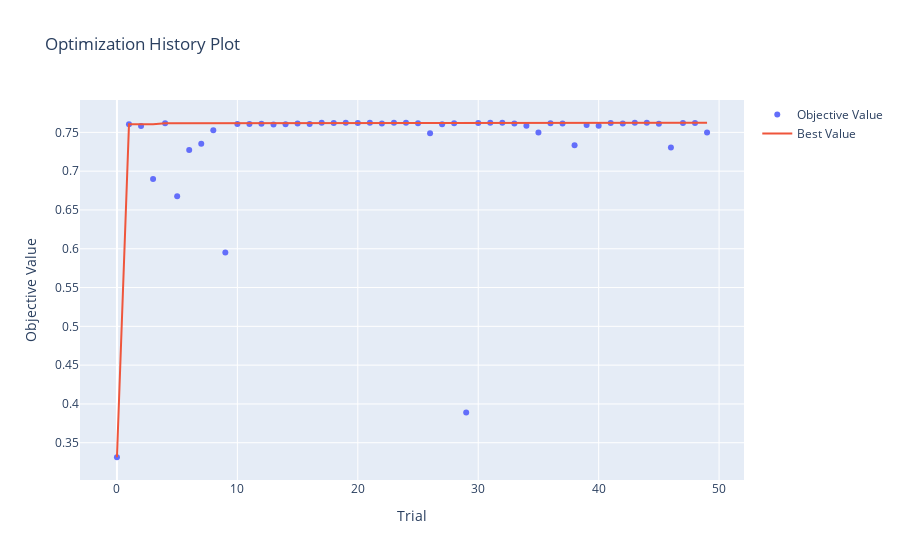

This figure's notebook cell:
### Code cell
optuna.visualization.plot_optimization_history(study)
